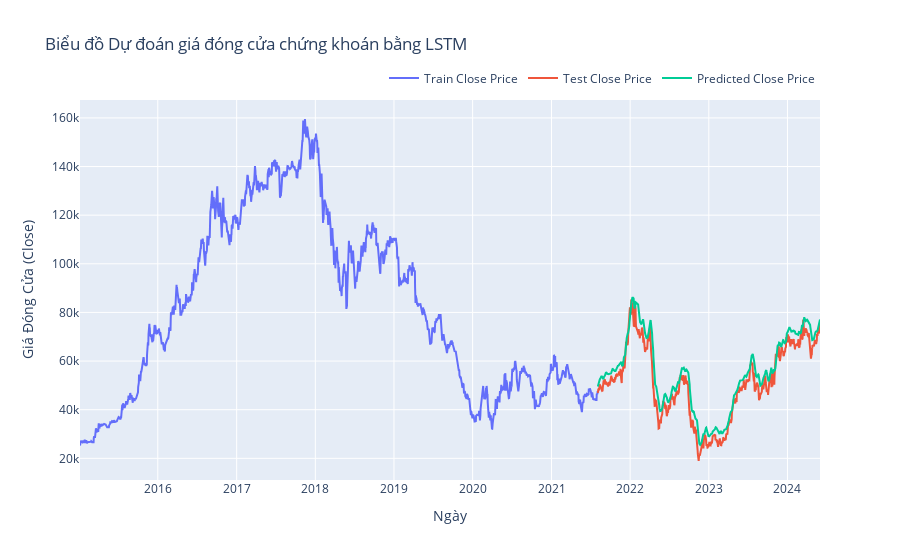

This figure's notebook cell:
### Markdown cell above
# 1. MÔ HÌNH LSTM

### Code cell
# Chuẩn bị dữ liệu train
x_train_data, y_train_data = [], []

for i in range(60, len(train_data)):
    x_train_data.append(scaled_data[i-60:i, 0])
    y_train_data.append(scaled_data[i, 0])

x_train_data, y_train_data = np.array(x_train_data), np.array(y_train_data)
x_train_data = np.reshape(x_train_data, (x_train_data.shape[0], x_train_data.shape[1], 1))
# Xây dựng và huấn luyện mô hình LSTM
lstm_model = Sequential()
lstm_model.add(LSTM(units=50, return_sequences=True, input_shape=(x_train_data.shape[1], 1)))
lstm_model.add(LSTM(units=50))
lstm_model.add(Dense(1))

lstm_model.compile(loss='mean_squared_error', optimizer='adam')
lstm_model.fit(x_train_data, y_train_data, epochs=1, batch_size=1, verbose=2)

# Lấy mẫu test để dự đoán mô hình vừa tạo ở bước trên
inputs_data = new_dataset[len(new_dataset) - len(valid_data) - 60:].values
inputs_data = inputs_data.reshape(-1, 1)
inputs_data = scaler.transform(inputs_data)

X_test = []
for i in range(60, inputs_data.shape[0]):
    X_test.append(inputs_data[i-60:i, 0])
X_test = np.array(X_test)
X_test = np.reshape(X_test, (X_test.shape[0], X_test.shape[1], 1))

closing_price = lstm_model.predict(X_test)
closing_price = scaler.inverse_transform(closing_price)

# Lưu model lại
lstm_model.save("saved_model.h5")

# Giả sử new_dataset là DataFrame và closing_price là danh sách các dự đoán
# train_size là kích thước của tập dữ liệu huấn luyện
train_data = new_dataset[:train_size]
valid_data = new_dataset[train_size:].copy()
valid_data['Predictions'] = closing_price

# Tạo biểu đồ tương tác
fig = go.Figure()

# Thêm trace cho giá đóng cửa của tập huấn luyện
fig.add_trace(go.Scatter(x=train_data.index, y=train_data['Close'], mode='lines', name='Train Close Price'))

# Thêm trace cho giá đóng cửa thực tế của tập kiểm tra
fig.add_trace(go.Scatter(x=valid_data.index, y=valid_data['Close'], mode='lines', name='Test Close Price'))

# Thêm trace cho giá đóng cửa dự đoán của tập kiểm tra
fig.add_trace(go.Scatter(x=valid_data.index, y=valid_data['Predictions'], mode='lines', name='Predicted Close Price'))

# Thiết lập tiêu đề và trục
fig.update_layout(
    title='Biểu đồ Dự đoán giá đóng cửa chứng khoán bằng LSTM',
    xaxis_title='Ngày',
    yaxis_title='Giá Đóng Cửa (Close)',
    legend=dict(
        orientation="h",
        yanchor="bottom",
        y=1.02,
        xanchor="right",
        x=1
    )
)

# Hiển thị biểu đồ
fig.show()

### Figure 1 — Plotly figure (JSON) as saved in the notebook; plotly's stock layout.template omitted (floating-point values rounded to 4 significant figures; data arrays with more than 128 entries replaced by an {"elided": "..."} marker saying what was removed)
{"data": [{"mode": "lines", "name": "Train Close Price", "type": "scatter", "x": {"elided": "1642 str values"}, "y": {"elided": "1642 float values"}}, {"mode": "lines", "name": "Test Close Price", "type": "scatter", "x": {"elided": "704 str values"}, "y": {"elided": "704 float values"}}, {"mode": "lines", "name": "Predicted Close Price", "type": "scatter", "x": {"elided": "704 str values"}, "y": {"elided": "704 float values"}}], "layout": {"legend": {"orientation": "h", "x": 1, "xanchor": "right", "y": 1.02, "yanchor": "bottom"}, "title": {"text": "Biểu đồ Dự đoán giá đóng cửa chứng khoán bằng LSTM"}, "xaxis": {"title": {"text": "Ngày"}}, "yaxis": {"title": {"text": "Giá Đóng Cửa (Close)"}}}}
